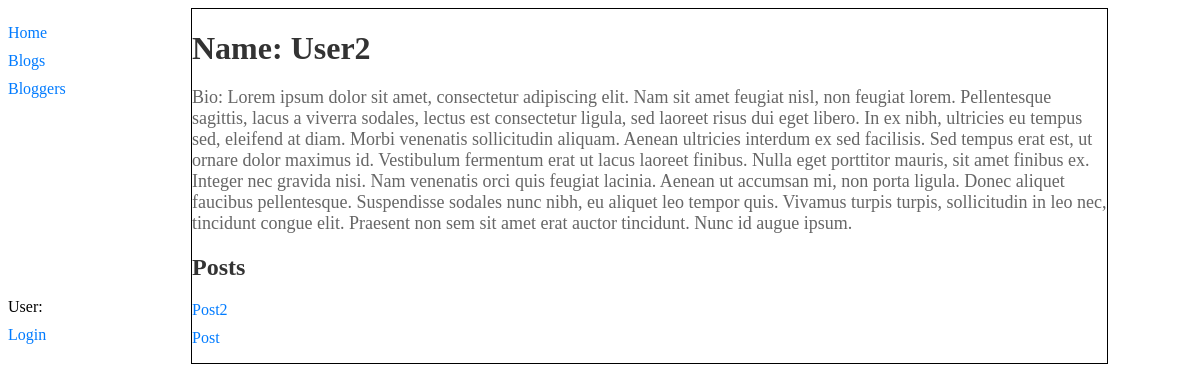
Page /blogger/3/ on the committed database.
### blog/models.py (models this page shows, shortened)
class Blogger(models.Model):
    user = models.OneToOneField(User, on_delete=models.CASCADE)
    bio = models.TextField()

class Post(models.Model):
    title = models.CharField(max_length=200)
    content = models.TextField()
    author = models.ForeignKey(User, on_delete=models.CASCADE)
    blog = models.ForeignKey(Blog, on_delete=models.CASCADE)
    created_at = models.DateTimeField(auto_now_add=True)

### blog/views.py (the view)
# urls.py: path('blogger/<int:blogger_id>/', blogger_detail, name='blogger-detail'),
def blogger_detail(request, blogger_id):
    blogger = get_object_or_404(Blogger, pk=blogger_id)
    posts = Post.objects.filter(author=blogger.user)
    return render(request, 'blog/blogger_detail.html', {'blogger': blogger, 'posts': posts})

### blog/templates/blog/blogger_detail.html
{% extends 'base.html' %}
{% block content %}
    <h1>Name: {{ blogger.user }}</h1>
    <p>Bio: {{ blogger.bio }}</p>
    <h2>Posts {{ blogger.name }}</h2>
    <ul>
        {% for post in posts %}
            <li><a href="{% url 'post-detail' post.id %}">{{ post.title }}</a></li>
        {% endfor %}
    </ul>
{% endblock %}

### blog/static/css/sty.css (style rules this page uses)
ul { list-style: none; }
h1 { font-size: 24px; color: #333; margin-bottom: 20px; }
h1 { font-size: 24px; color: #333; margin-bottom: 10px; }
p { color: #666; margin-bottom: 20px; }
ul { list-style-type: none; padding: 0; }
li { margin-bottom: 10px; }
a { color: #007bff; text-decoration: none; }
h1 { font-size: 32px; color: #333; margin-bottom: 20px; }
p { font-size: 18px; color: #666; }
h2 { font-size: 24px; color: #333; margin-bottom: 10px; }
p { color: #666; margin-bottom: 15px; }
h2 { font-size: 24px; color: #333; margin-bottom: 20px; }

### rows in the picture
Blogger: user "User2", bio "Lorem ipsum dolor sit amet, consectetur adipiscing elit. Nam sit amet feugiat nisl, non feugiat lorem. Pellentesque sagittis, lacus a viverra sodales, lectus est consectetur ligula, sed laoreet risus dui eget libero. In ex nibh, ultricies eu tempus sed, eleifend at diam. Morbi venenatis sollicitudin aliquam. Aenean ultricies interdum ex sed facilisis. Sed tempus erat est, ut ornare dolor maximus id. Vestibulum fermentum erat ut lacus laoreet finibus. Nulla eget porttitor mauris, sit amet finibus ex. Integer nec gravida nisi. Nam venenatis orci quis feugiat lacinia. Aenean ut accumsan mi, non porta ligula. Donec aliquet faucibus pellentesque. Suspendisse sodales nunc nibh, eu aliquet leo…"
Post: title "Post2"
Post: title "Post"
